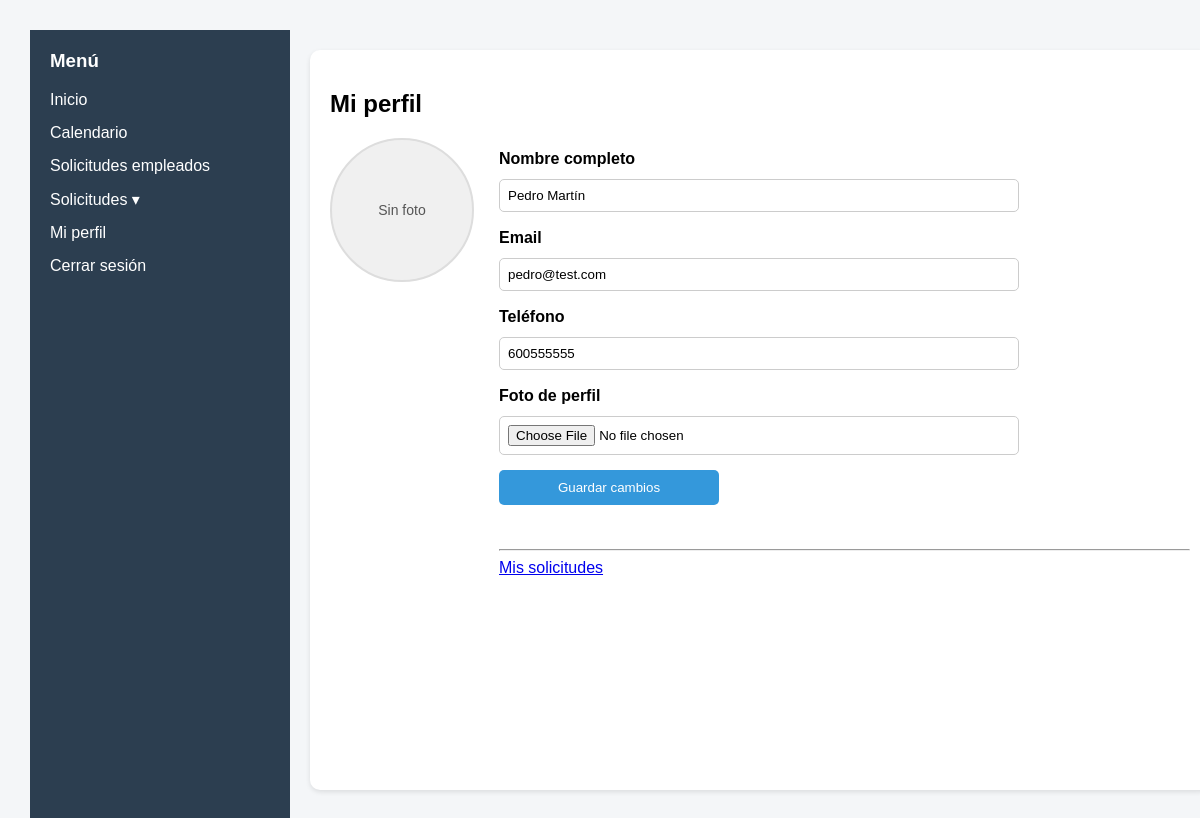
The page /frontend/views/perfil.php (signed in) on the database its author committed.
### tables this page shows
CREATE TABLE EMPLEADO (
	id_empleado INTEGER PRIMARY KEY AUTOINCREMENT,
	nombre TEXT NOT NULL,
	email TEXT NOT NULL,
	dni TEXT NOT NULL,
	telefono TEXT,
	usuario TEXT NOT NULL,
	contrasena TEXT NOT NULL,
	rol TEXT NOT NULL
);

### frontend/views/perfil.php (the view, shortened to what this page needs)
<?php include '../components/header.php'; ?>
<?php include '../components/layout.php'; ?>
<?php
$db = getDB();
$idEmpleado = $_SESSION['id_empleado'];
$stmt = $db->prepare("
  SELECT nombre, email, telefono
  FROM EMPLEADO
  WHERE id_empleado = :id_empleado
");
$stmt->execute([
  ':id_empleado' => $idEmpleado
]);
$empleado = $stmt->fetch(PDO::FETCH_ASSOC);
$nombre = $empleado['nombre'] ?? '';
$email = $empleado['email'] ?? '';
$telefono = $empleado['telefono'] ?? '';
$fotoUrl = '';
?>
<main>
  <div class="card profile-card">
    <h2>Mi perfil</h2>
    <div class="profile-row">
      <div class="profile-image-container">
        <?php if ($fotoUrl): ?>
          <img src="<?php echo $fotoUrl; ?>" alt="Foto de perfil" class="profile-image">
        <?php else: ?>
          <div class="profile-image placeholder">Sin foto</div>
        <?php endif; ?>
      </div>
      <div class="profile-info">
        <form method="POST" enctype="multipart/form-data">
          <label for="nombre">Nombre completo</label>
          <input type="text" id="nombre" name="nombre" value="<?php echo htmlspecialchars($nombre); ?>">
          <label for="email">Email</label>
          <input type="email" id="email" name="email" value="<?php echo htmlspecialchars($email); ?>">
          <label for="telefono">Teléfono</label>
          <input type="tel" id="telefono" name="telefono" value="<?php echo htmlspecialchars($telefono); ?>">
          <label for="foto">Foto de perfil</label>
          <input type="file" id="foto" name="foto" accept="image/*">
          <button class="primary" type="submit">Guardar cambios</button>
        </form>
        <br/><br/><hr/>
        <a href="mis_solicitudes.php">Mis solicitudes</a>
      </div>
    </div>
  </div>
</main>
<?php include '../components/footer.php'; ?>

### frontend/css/styles.css (style rules this page uses)
html, body { margin: 0; padding: 15px; font-family: sans-serif; }
body { font-family: Arial; margin: 0; background: #f4f6f8; }
main { flex: 1; padding: 20px; display: flex; flex-direction: column; overflow: auto; }
.card { background: white; padding: 20px; border-radius: 10px; margin-bottom: 20px; box-shadow: 0 2px 5px rgba(0, 0, 0, 0.1); flex: 1; display: flex; flex-direction: column; }
.primary { background: #3498db; color: white; border: none; padding: 10px 18px; margin-top: 10px; cursor: pointer; border-radius: 5px; display: inline-block; width: min(220px, 100%); max-width: 220px; text-align: center; }
input, select, textarea { padding: 8px; margin: 5px 0; width: min(100%, 520px); box-sizing: border-box; border: 1px solid #ccc; border-radius: 5px; }
.card form, .request-section { max-width: 520px; }
label { display: block; margin: 12px 0 6px; font-weight: bold; }
.profile-row { display: flex; gap: 25px; flex-wrap: wrap; align-items: flex-start; }
.profile-image-container { min-width: 140px; }
.profile-image, .profile-image.placeholder { width: 140px; height: 140px; border-radius: 50%; object-fit: cover; border: 2px solid #ddd; display: block; }
.profile-image.placeholder { display: flex; align-items: center; justify-content: center; background: #f0f0f0; color: #555; font-size: 14px; text-align: center; }
.profile-info { flex: 1; }

### rows shown on the page
empleado: nombre "Pedro Martín", email "pedro@test.com", telefono "600555555"
